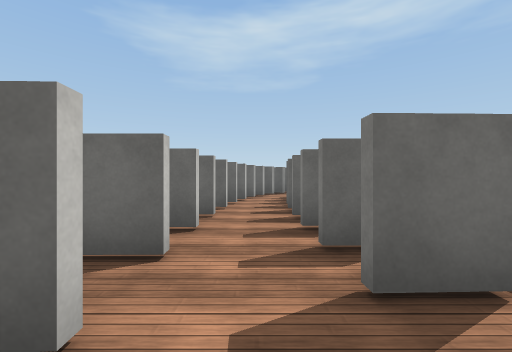
[1] (above)

24 first-person views from a walk through a Unity game level. The camera is 1.4 m above the floor, looks level and sees 90° across. The floor is counted in squares, 2 m on a side. Each view is taken from the middle of a square. On the plan, view 1 faces up. The plan holds only what a view shows up to about 9 squares ahead; the rest is blank. The place goes on beyond the plan. Some animated figures are not drawn. Surface patterns are stand-ins for the level's own textures.

[2]
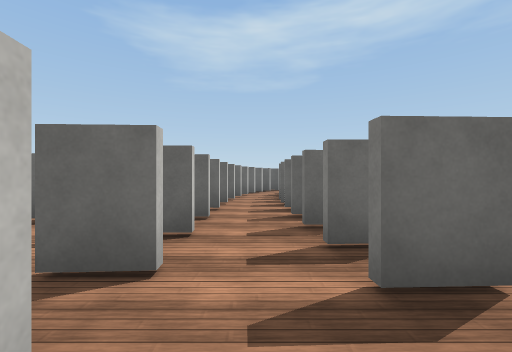

[3]
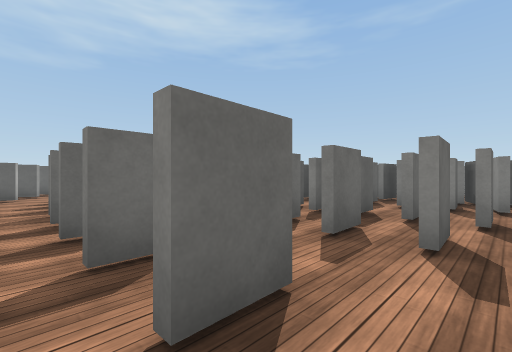

[4]
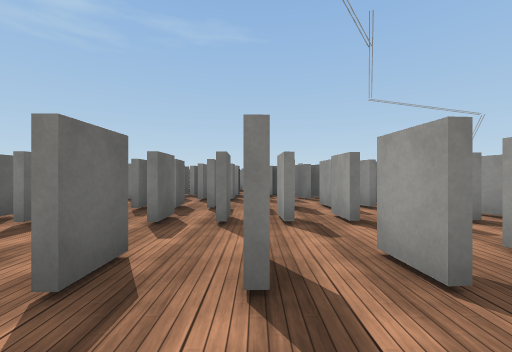

[5]
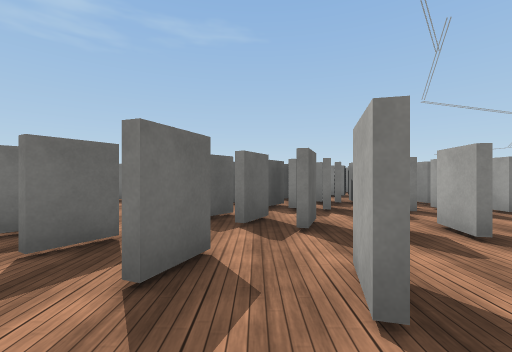

[6]
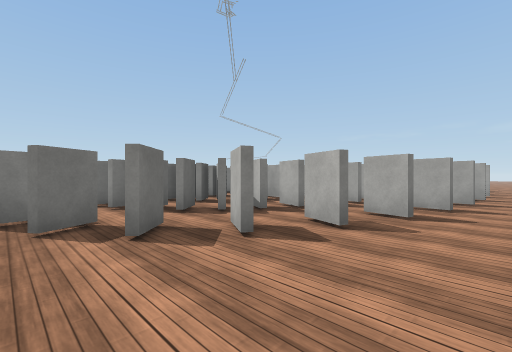

[7]
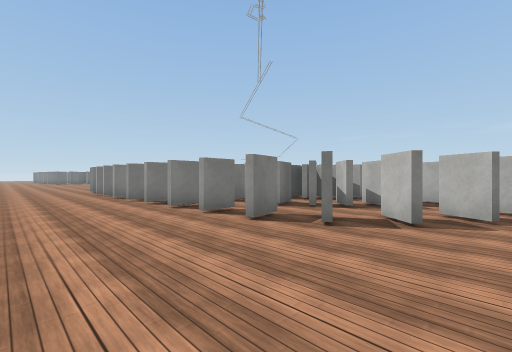

[8]
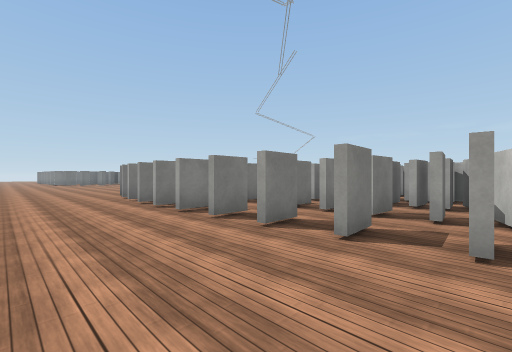

[9]
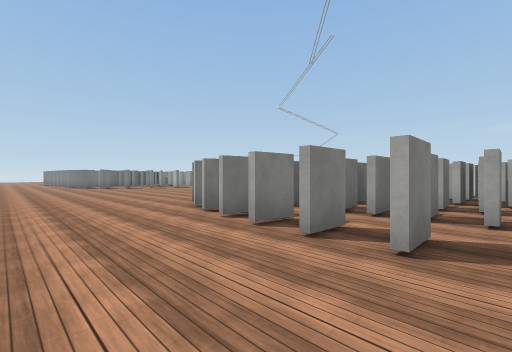

[10]
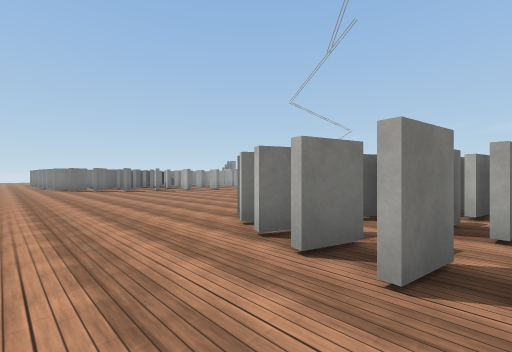

[11]
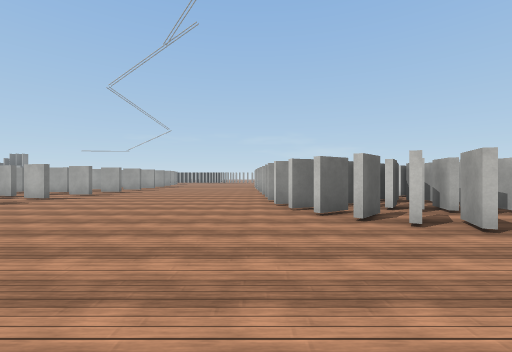

[12]
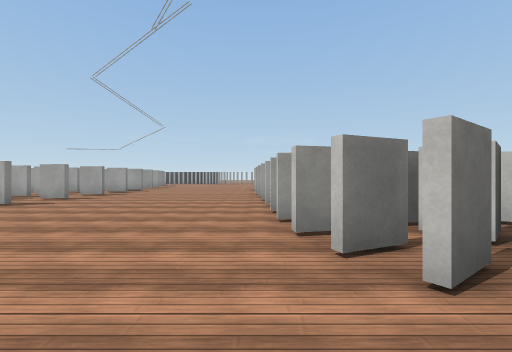

[13]
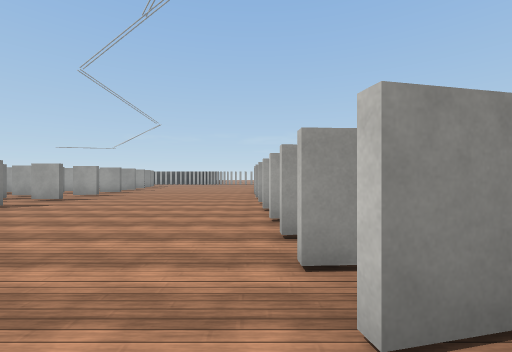

[14]
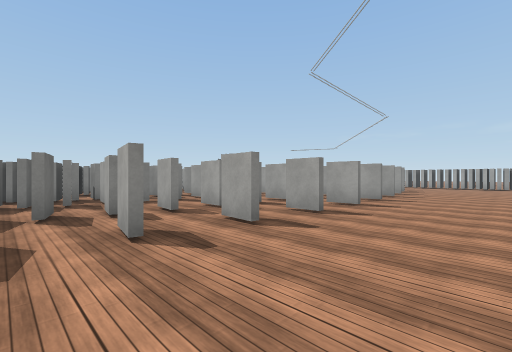

[15]
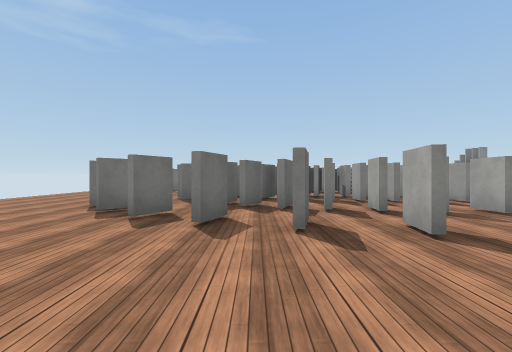

[16]
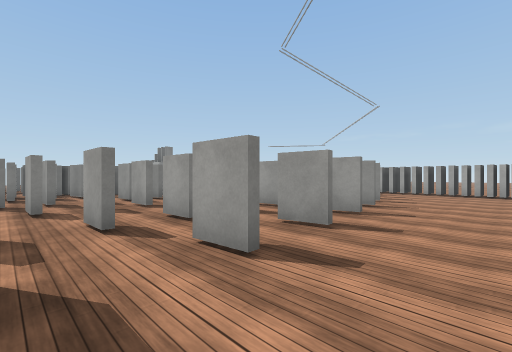

[17]
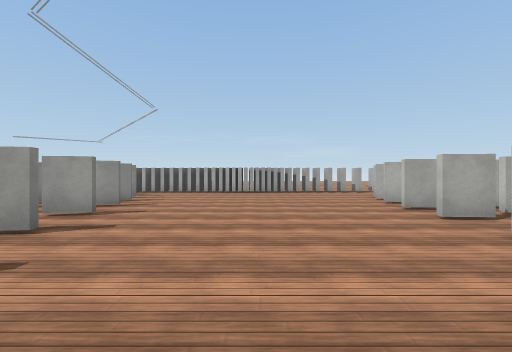

[18]
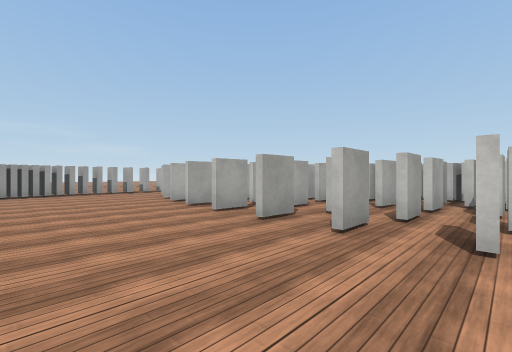

[19]
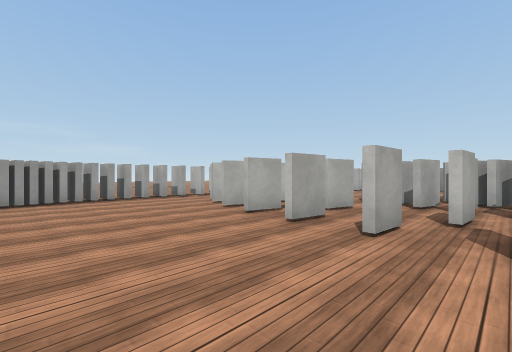

[20]
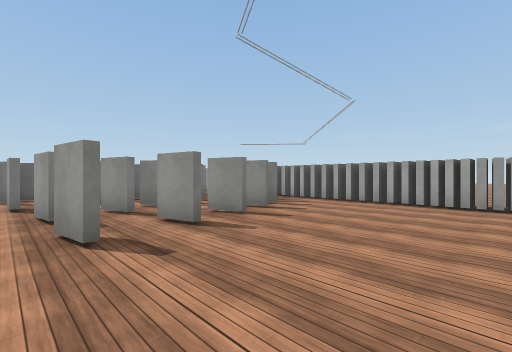

[21]
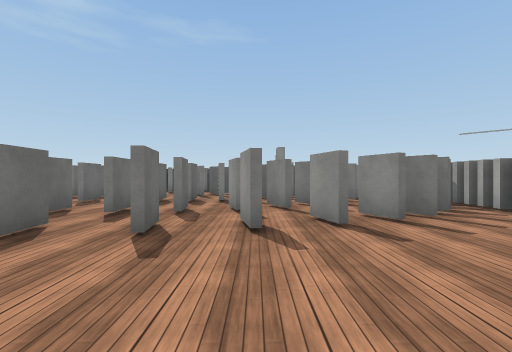

[22]
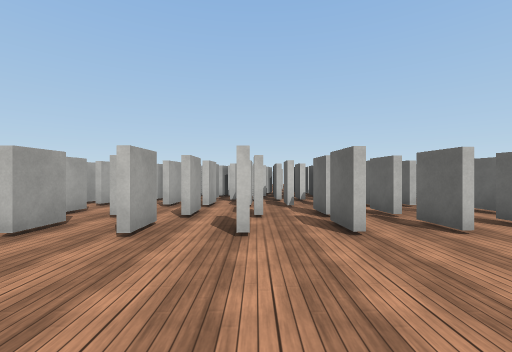

[23]
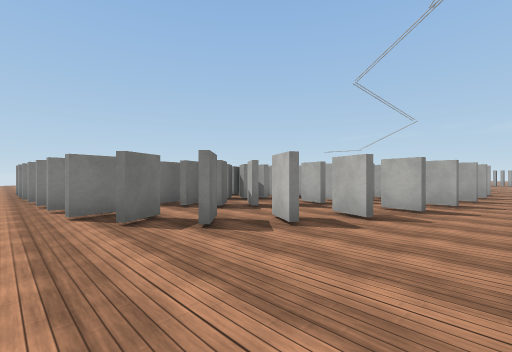

[24]
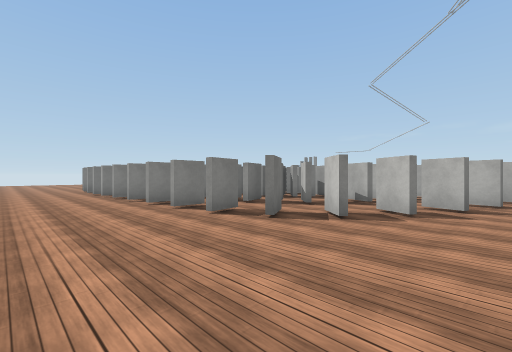

### Floor plan
Key: @ floor where view 1 was taken; # wall or solid block; x gap in a wall; . floor.
Columns run from 4 left of view 1 to 26 right of it. Each row starts with its distance up from view 1.
 16   ...................... ......
 15   .............................
 14   .............................
 13 .....#xx...xxxx##............#x
 12 ...##...........##.........##..
 11 ..#####xxx x#x#####.......#####
 10 ....##... ..x..####.........##.
  9 ....############  #.........###
  8 .#..#####         #........####
  7 ...###.#         ##......#...#
  6 ...x.#.#.#       ###.........#
  5 ...x.x.#.#       #...........#
  4 ...x.x.x.#       #.........x.#
  3 ...x.x.#.#       #.........x.#
  2 .#.x.x.#.#       #.......#.x.#
  1 ...#.x.x.#      ##.........#.#
  0   .x@x.x.###    ##.#.......x.##
 -1    ..x.x.#     ##........#...##
 -2     .x.#      ####...........x.
 -3      #.        #####.....#...#.
 -4                ####.......#####
 -5                  #........##
 -6                  ##.......###
 -7                   #........##
 -8                   ..........#
 -9                   #x##########
-10                    .. ..

Positions as (right, up) in squares from view 1, and headings:
1: (0, 0), facing up
2: (0, -2), facing up
3: (-2, 0), facing up-right
4: (-3, 1), facing right
5: (-4, 9), facing right
6: (-4, 13), facing down-right
7: (-2, 16), facing down-right
8: (2, 16), facing down-right
9: (7, 16), facing down-right
10: (10, 15), facing down-right
11: (15, 16), facing down
12: (15, 13), facing down
13: (15, 11), facing down
14: (18, 8), facing down-right
15: (18, 9), facing right
16: (19, 2), facing down-right
17: (18, 2), facing down
18: (18, 2), facing down-left
19: (18, -1), facing down-left
20: (18, -2), facing down-right
21: (18, -4), facing right
22: (18, 2), facing left
23: (20, 14), facing down-right
24: (21, 16), facing down-right
